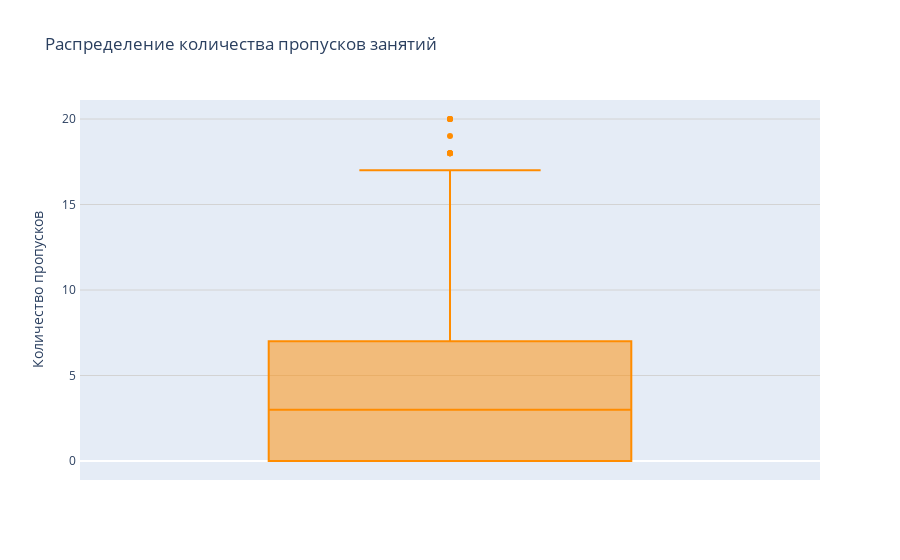
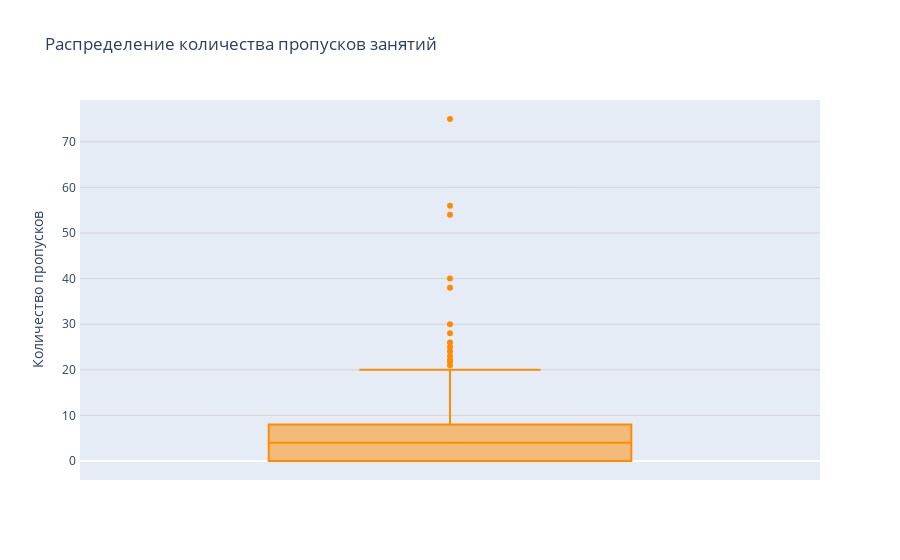

Notebook source saved alongside these figures, in order:
### Code cell
# Построение Box plot для столбца "absences" для измененного
fig = px.box(df_cleaned, y="absences", color_discrete_sequence = ['darkorange'], title="Распределение количества пропусков занятий")

# Настройка параметров сетки и разделения для оси y
fig.update_yaxes(
    title="Количество пропусков",
    showgrid=True,  # Отображать линии сетки для оси y
    gridcolor="lightgray",  # Цвет линий сетки
    showline=True,  # Отображать линию оси y
    linewidth=2,  # Толщина линии оси y
    mirror=True  # Отобразить линию оси y внутри графика
)

# Убераем легенду
fig.update_layout(showlegend=False)

# Отображаем Box plot
fig.show()

# Построение Box plot для столбца "absences" для изначального датафрейма
fig = px.box(df, y="absences", color_discrete_sequence = ['darkorange'], title="Распределение количества пропусков занятий")

# Настройка параметров сетки и разделения для оси y
fig.update_yaxes(
    title="Количество пропусков",
    showgrid=True,  # Отображать линии сетки для оси y
    gridcolor="lightgray",  # Цвет линий сетки
    showline=True,  # Отображать линию оси y
    linewidth=2,  # Толщина линии оси y
    mirror=True  # Отобразить линию оси y внутри графика
)

# Убераем легенду
fig.update_layout(showlegend=False)

# Отображаем Box plot
fig.show()

### Figure 1 — Plotly figure (JSON) as saved in the notebook; plotly's stock layout.template omitted (floating-point values rounded to 4 significant figures; data arrays with more than 128 entries replaced by an {"elided": "..."} marker saying what was removed)
{"data": [{"alignmentgroup": "True", "hovertemplate": "absences=%{y}<extra></extra>", "legendgroup": "", "marker": {"color": "darkorange"}, "name": "", "notched": false, "offsetgroup": "", "orientation": "v", "showlegend": false, "type": "box", "x0": " ", "xaxis": "x", "y": {"elided": "379 int values"}, "y0": " ", "yaxis": "y"}], "layout": {"boxmode": "group", "legend": {"tracegroupgap": 0}, "showlegend": false, "title": {"text": "Распределение количества пропусков занятий"}, "xaxis": {"anchor": "y", "domain": [0, 1]}, "yaxis": {"anchor": "x", "domain": [0, 1], "gridcolor": "lightgray", "linewidth": 2, "mirror": true, "showgrid": true, "showline": true, "title": {"text": "Количество пропусков"}}}}

### Figure 2 — Plotly figure (JSON) as saved in the notebook; plotly's stock layout.template omitted (floating-point values rounded to 4 significant figures; data arrays with more than 128 entries replaced by an {"elided": "..."} marker saying what was removed)
{"data": [{"alignmentgroup": "True", "hovertemplate": "absences=%{y}<extra></extra>", "legendgroup": "", "marker": {"color": "darkorange"}, "name": "", "notched": false, "offsetgroup": "", "orientation": "v", "showlegend": false, "type": "box", "x0": " ", "xaxis": "x", "y": {"elided": "395 int values"}, "y0": " ", "yaxis": "y"}], "layout": {"boxmode": "group", "legend": {"tracegroupgap": 0}, "showlegend": false, "title": {"text": "Распределение количества пропусков занятий"}, "xaxis": {"anchor": "y", "domain": [0, 1]}, "yaxis": {"anchor": "x", "domain": [0, 1], "gridcolor": "lightgray", "linewidth": 2, "mirror": true, "showgrid": true, "showline": true, "title": {"text": "Количество пропусков"}}}}
